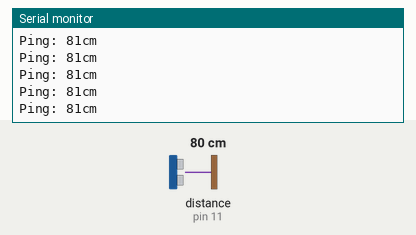
The sketch below on a simulated Arduino Uno, built with avr-gcc and run on an emulated ATmega328P. Parts: the last lines printed to the serial monitor. The test bench sets the inputs (shaded band); at power-on: distance to the obstacle (sensor on pin 11) 80 cm. The echo pulse lasts 58.3 µs per cm.

Above: at 1.2 s.
1.3 s: distance to the obstacle (sensor on pin 11) set to 11 cm
At 1.68 s:
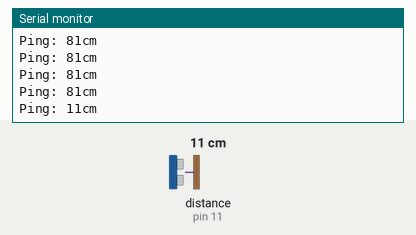
2.8 s: distance to the obstacle (sensor on pin 11) set to 8 cm
At 3.19 s:
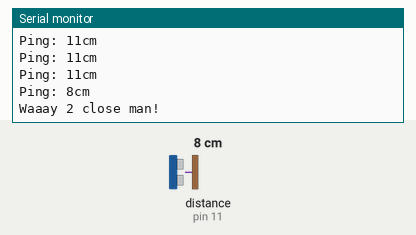
Timing chart, 0 to 5.8 s (numbered marks = the images above; inputs shaded):
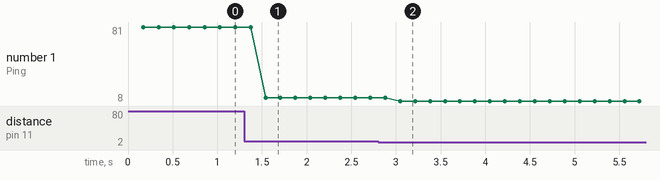

The sketch:

PingSensor.ino
```cpp
#include <NewPing.h> // NewPing lib. better than the original - especially in response time
// more info about the specific library: http://playground.arduino.cc/Code/NewPing

int trigPin = 12; // pin 12 to trigger
int echoPin = 11; // pin 11 to echo
int maxDistance = 400; // cm - which means 4 meters, the sensors are capable of up to about 400-500 cm


// Create a NewPing object with the above variables
NewPing sonar(trigPin, echoPin, maxDistance);

void setup() {
  // Open serial so we can write stuff out to the terminal
  Serial.begin(115200);
}

void loop() {
  delay(50);                      // wait about 50ms between each ping
  unsigned int ms = sonar.ping_median(); // we use ping_median() to get the median values - this is safer and more reliable :)
  // print to serial
  Serial.print("Ping: ");
  Serial.print(sonar.convert_cm(ms)); // we use the convert method to get cm from the ms measurement
  Serial.println("cm");               // you could also use convert_in for inches, or use the builtin ping_cm() or ping_in() methods
                                      // but since we use ping_median() (instead of just sonar.ping) we do our own conversion

  // the above code could then be used to trigger something, like this:
  if(ms > 0 && sonar.convert_cm(ms) < 10){ // we ignore 0 as it is either an error measurement or outside of our set range
    Serial.println("Waaay 2 close man!");
  }

}
```

Measured:
- the behaviour switches between 10 and 9 cm on distance to the obstacle (sensor on pin 11) (found by bisection; images 1 and 2)
- after the input at 1.3 s, the serial monitor: prints a new line after 0.24 s (image 1)
- after the input at 2.8 s, the serial monitor: prints a new line after 0.25 s (image 2)
- plotted number 1: 81 → 11 after the input at 1.3 s, 11 → 8 after the input at 2.8 s
